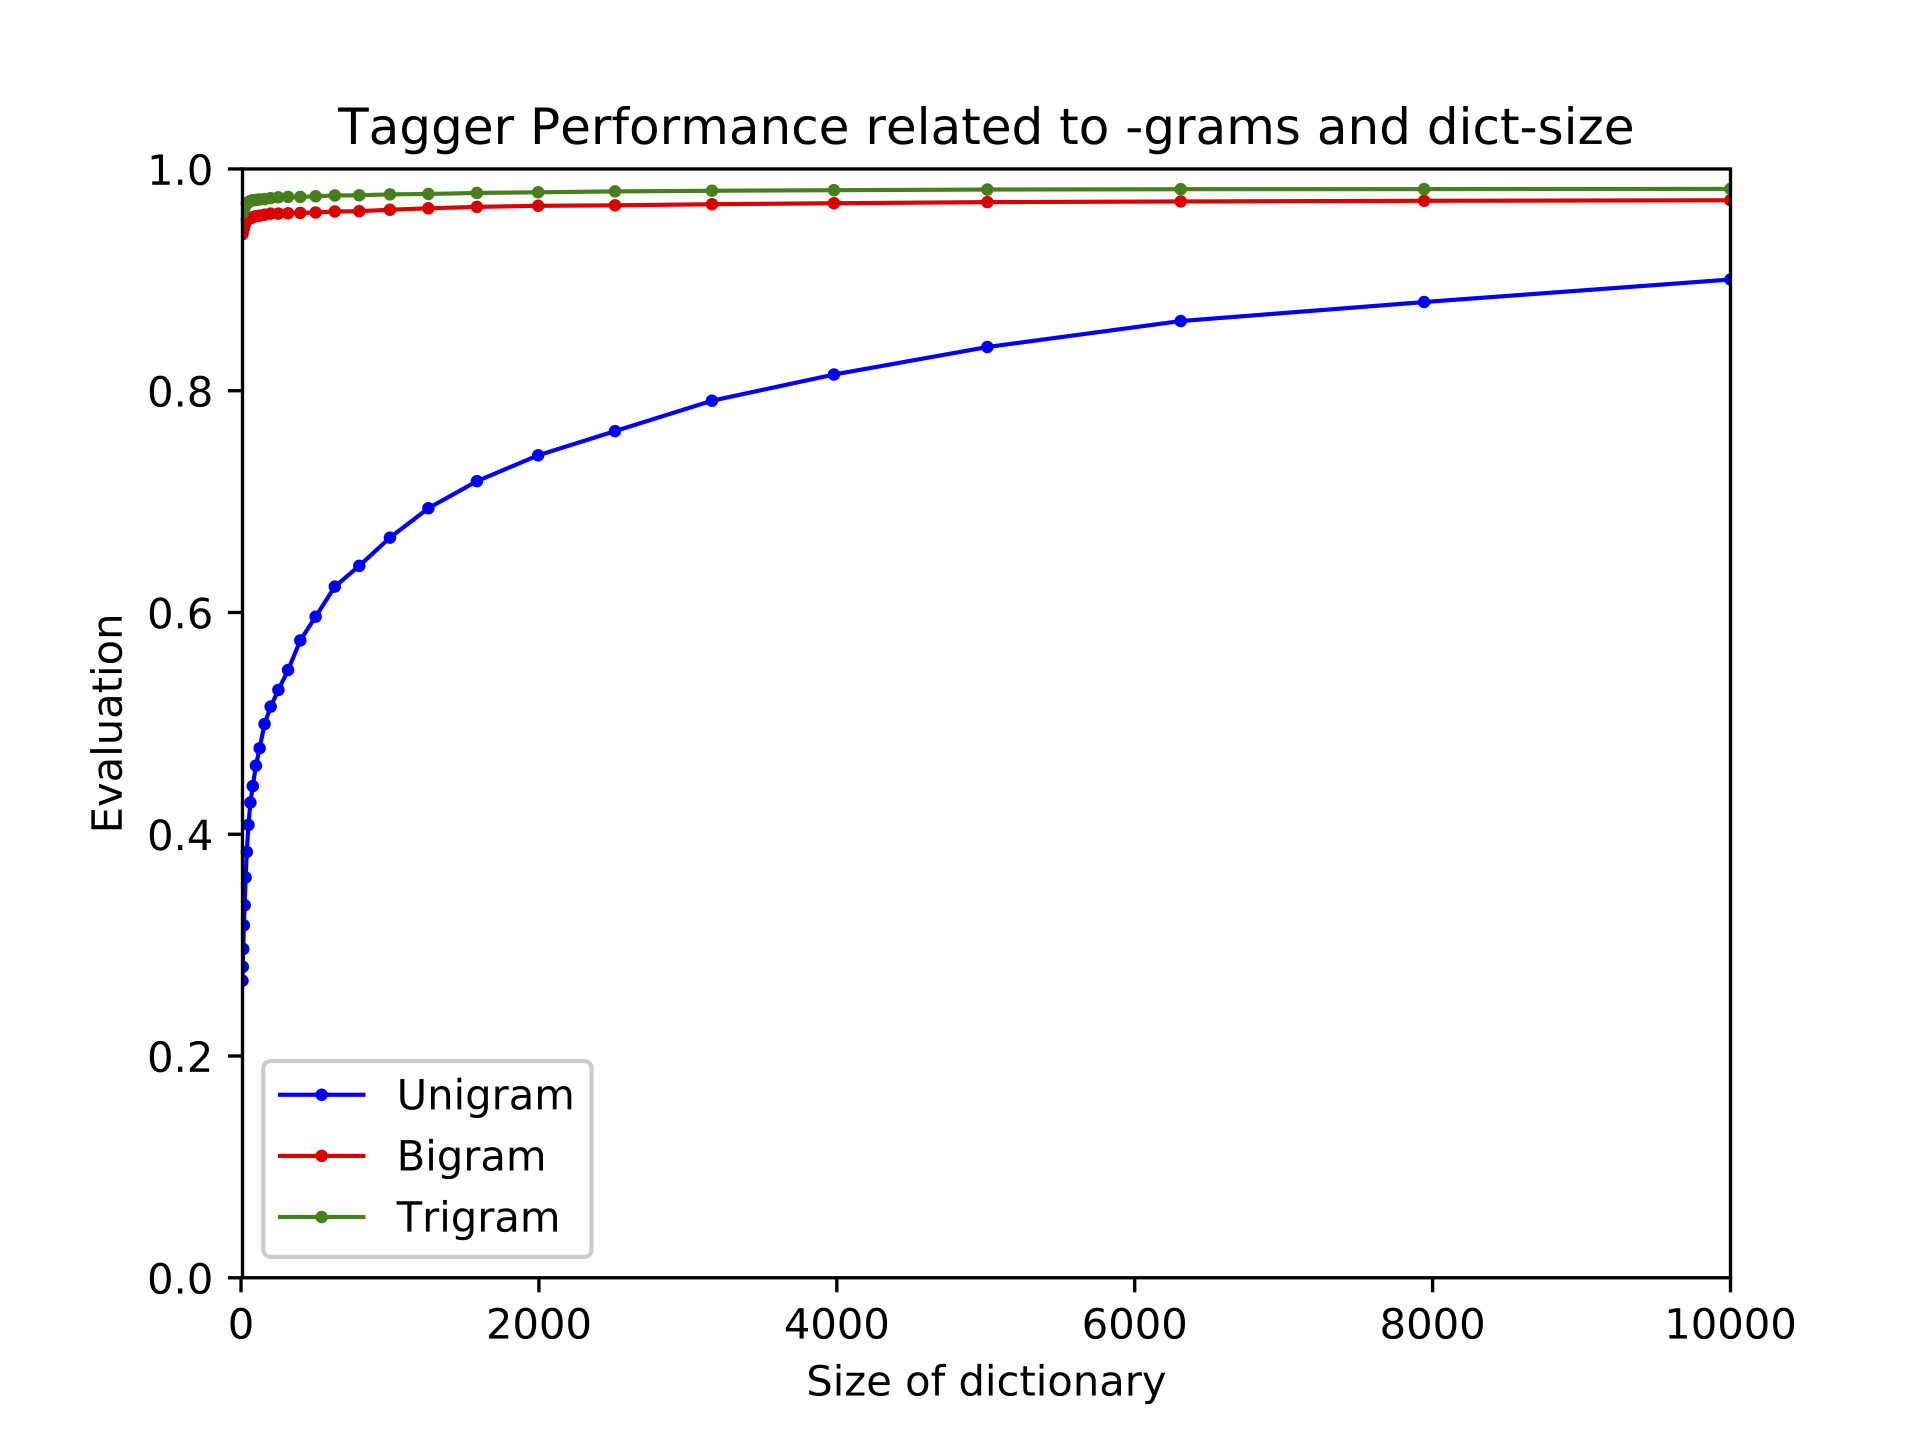

This chart was generated by the following Python code:
import nltk
import pylab
from nltk.corpus import brown


brown_tagged_sents = brown.tagged_sents(categories='news')
size = int(len(brown_tagged_sents) * 0.9)
train_sents = brown_tagged_sents[:size]
test_sents = brown_tagged_sents[size:]

fd = nltk.FreqDist(brown.words(categories='news'))
cfd = nltk.ConditionalFreqDist(brown.tagged_words(categories='news'))
x = 1
xes, y1, y2, y3 = [], [], [], []
while x < 4.1:
    most_freq_words = fd.most_common(int(pow(10, x)))
    likely_tags = dict((word, cfd[word].max()) for (word, _) in most_freq_words)
    baseline_tagger = nltk.UnigramTagger(model=likely_tags)
    baseline_tagger_2 = nltk.BigramTagger(brown_tagged_sents, backoff=baseline_tagger)
    baseline_tagger_3 = nltk.TrigramTagger(brown_tagged_sents, backoff=baseline_tagger_2)
    xes.append(int(pow(10, x)))
    y1.append(baseline_tagger.evaluate(test_sents))
    y2.append(baseline_tagger_2.evaluate(test_sents))
    y3.append(baseline_tagger_3.evaluate(test_sents))
    print(x)
    x += 0.1


line1, = pylab.plot(xes, y1, '-bo', label='Unigram', linewidth=1, markersize=2)
line2, = pylab.plot(xes, y2, '-ro', label='Bigram', linewidth=1, markersize=2)
line3, = pylab.plot(xes, y3, '-go', label='Trigram', linewidth=1, markersize=2)
pylab.legend(handles=[line1, line2, line3])
pylab.xlim([10, 10000])
pylab.ylim([0, 1])
pylab.xlabel('Size of dictionary')
pylab.ylabel('Evaluation')
pylab.title('Tagger Performance related to -grams and dict-size')
pylab.savefig("tagger.eps")
